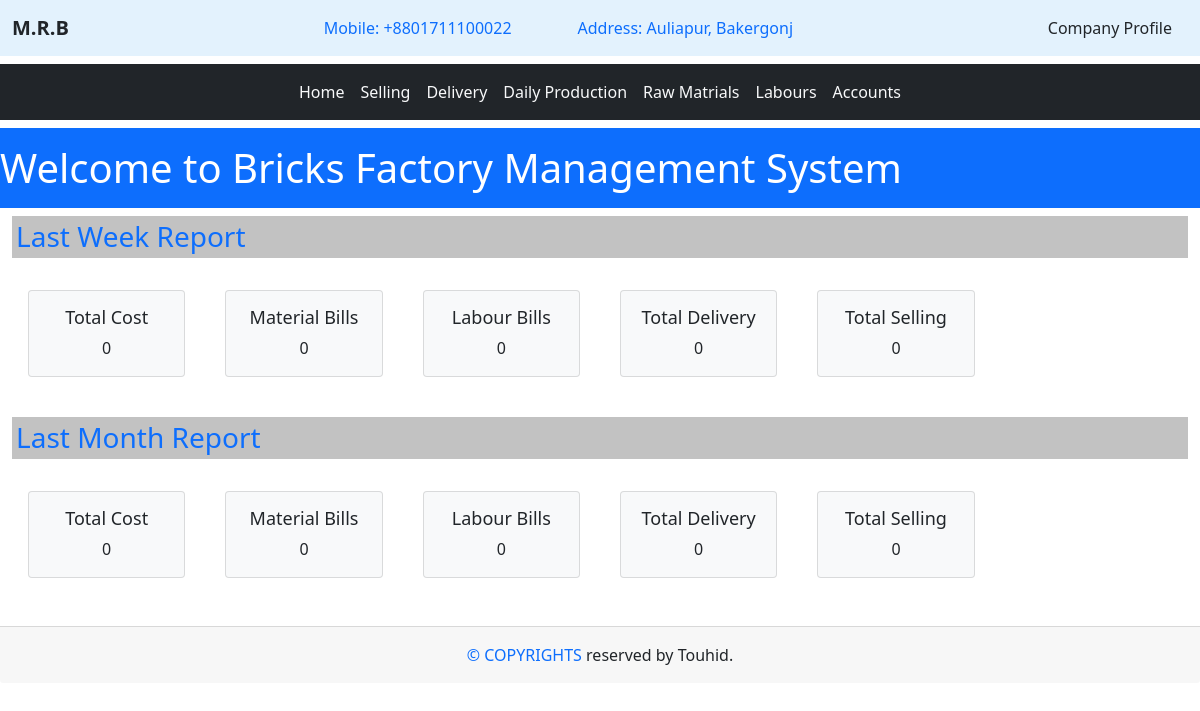
The app's page / (signed in) with its own data.
### home/models.py (models this page shows, shortened)
class Company(models.Model):
    cname = models.TextField(max_length=20)
    cmobile = models.TextField(max_length=14)
    caddress = models.TextField(max_length=100)

### home/views.py (the view)
# urls.py: 2. Add a URL to urlpatterns:  path('', views.home, name='home')
@login_required
def home(request):
    cprofile = get_object_or_404(Company, id=1)
    last_month_report = get_last_month_data()
    total_sales_last_month = last_month_report['total_sales_last_month']
    total_delivery_last_month = last_month_report['total_delivery_last_month']
    total_labour_bill_last_month = last_month_report['total_labour_bill_last_month']
    total_material_bill_last_month = last_month_report['total_material_bill_last_month']
    last_month_cost = last_month_report['last_month_cost']
    last_week_report = last_week_data()
    last_week_sell = last_week_report['selling_amount']
    last_week_delivery = last_week_report['delivered']
    last_week_labour_bill = last_week_report['labour_bill_amount']
    last_week_material_bill = last_week_report['materials_amount']
    last_week_cost = last_week_report['last_week_cost']
    data = {
        'profile': cprofile,
        'total_sales_last_month': total_sales_last_month,
        'total_delivery_last_month': total_delivery_last_month,
        'total_labour_bill_last_month': total_labour_bill_last_month,
        'total_material_bill_last_month': total_material_bill_last_month,
        'last_month_cost': last_month_cost,
        'last_week_sell': last_week_sell,
        'last_week_delivery': last_week_delivery,
        'last_week_labour_bill': last_week_labour_bill,
        'last_week_material_bill': last_week_material_bill,
        'last_week_cost': last_week_cost,
    }
    return render(request, 'home/home.html', data)

### Templates/home/home.html (shortened to what this page needs)
{% extends "base.html" %}
{% block content %}
<div class="bg-primary mt-2">
    <marquee><h1 class="text-white pt-3 pb-3">Welcome to Bricks Factory Management System</h1></marquee>
</div>
<div class="container-fluid">
    <h3 class="mt-2 bg-gray"><p class="p-1 text-primary">Last Week Report</p></h3>
    <div class="text-center">
        <div class="row g-2">
            <div class="col-2">
                <div class="p-3">
                    <div class="card bg-light mb-3" style="max-width: 18rem;">
                        <a href="" class="text-decoration-none">
                            <div class="card-body text-dark">
                                <h5 class="card-title">Total Cost</h5>
                                <p class="card-text">{{last_week_cost}}</p>
                            </div>
                        </a>
                    </div>
                </div>
            </div>
            <div class="col-2">
                <div class="p-3">
                    <div class="card bg-light mb-3" style="max-width: 18rem;">
                        <a href="" class="text-decoration-none">
                        <div class="card-body text-dark">
                            <h5 class="card-title">Material Bills</h5>
                            <p class="card-text">{{ last_week_material_bill }}</p>
                        </div>
                        </a>
                    </div>
                </div>
            </div>
            <div class="col-2">
                <div class="p-3">
                    <div class="card bg-light mb-3" style="max-width: 18rem;">
                        <a href="" class="text-decoration-none">
                            <div class="card-body text-dark">
                                <h5 class="card-title">Labour Bills</h5>
                                <p class="card-text">{{last_week_labour_bill}}</p>
                            </div>
                        </a>
                    </div>
                </div>
            </div>
            <div class="col-2">
                <div class="p-3">
                    <div class="card bg-light mb-3" style="max-width: 18rem;">
                        <a href="" class="text-decoration-none">
                            <div class="card-body text-dark">
                                <h5 class="card-title">Total Delivery</h5>
                                <p class="card-text">{{last_week_delivery}}</p>
                            </div>
                        </a>
                    </div>
                </div>
            </div>
            <div class="col-2">
                <div class="p-3">
                    <div class="card bg-light mb-3" style="max-width: 18rem;">
                        <a href="" class="text-decoration-none">
                            <div class="card-body text-dark">
                                <h5 class="card-title">Total Selling</h5>
                                <p class="card-text">{{last_week_sell}}</p>
                            </div>
                        </a>
                    </div>
                </div>
            </div>
        </div>
    </div>
    <h3 class="mt-2 bg-gray"><p class="p-1 text-primary">Last Month Report</p></h3>
    <div class="text-center">
        <div class="row g-2">
            <div class="col-2">
                <div class="p-3">
                    <div class="card bg-light mb-3" style="max-width: 18rem;">
                        <a href="" class="text-decoration-none">
                            <div class="card-body text-dark">
                                <h5 class="card-title">Total Cost</h5>
                                <p class="card-text">{{last_month_cost}}</p>
                            </div>
                        </a>
                    </div>
                </div>
            </div>
            <div class="col-2">
                <div class="p-3">
                    <div class="card bg-light mb-3" style="max-width: 18rem;">
                        <a href="" class="text-decoration-none">
                        <div class="card-body text-dark">
                            <h5 class="card-title">Material Bills</h5>
                            <p class="card-text">{{ total_material_bill_last_month }}</p>
                        </div>
                        </a>
                    </div>
                </div>
            </div>
            <div class="col-2">
                <div class="p-3">
                    <div class="card bg-light mb-3" style="max-width: 18rem;">
                        <a href="" class="text-decoration-none">
                            <div class="card-body text-dark">
                                <h5 class="card-title">Labour Bills</h5>
                                <p class="card-text">{{total_labour_bill_last_month}}</p>
                            </div>
                        </a>
                    </div>
                </div>
            </div>
            <div class="col-2">
                <div class="p-3">
                    <div class="card bg-light mb-3" style="max-width: 18rem;">
                        <a href="" class="text-decoration-none">
                            <div class="card-body text-dark">
                                <h5 class="card-title">Total Delivery</h5>
                                <p class="card-text">{{total_delivery_last_month}}</p>
                            </div>
                        </a>
                    </div>
                </div>
            </div>
            <div class="col-2">
                <div class="p-3">
                    <div class="card bg-light mb-3" style="max-width: 18rem;">
                        <a href="" class="text-decoration-none">
                            <div class="card-body text-dark">
                                <h5 class="card-title">Total Selling</h5>
                                <p class="card-text">{{total_sales_last_month}}</p>
                            </div>
                        </a>
                    </div>
                </div>
            </div>
        </div>
    </div>
</div>
{% endblock content %}

### Templates/base.html (shortened to what this page needs)
<!DOCTYPE html>
{% load static %}
<html lang="en">
<head>
    <link rel="stylesheet" href="{% static 'bootstrap/css/bootstrap.min.css' %}">
</head>
<body>
    <header>
        <nav class="navbar navbar-expand-lg" style="background-color: #e3f2fd;">
            <div class="container-fluid">
                <a class="navbar-brand text-dark" href="{% url "home" %}"><b>{{ profile.cname }}</b></a>
                <div class="collapse navbar-collapse" id="navbarSupportedContent">
                    <ul class="navbar-nav m-auto mb-2 mb-lg-0">
                        <li class="nav-item">
                            <a class="nav-link" aria-current="page" href="#">Mobile: {{ profile.cmobile }}</a>
                        </li>
                        <li class="nav-item" style="margin-left: 50px;">
                            <a class="nav-link" aria-current="page" href="#">Address: {{ profile.caddress }}</a>
                        </li>
                    </ul>
                    <div class="d-flex" role="search">
                        <a href="{% url 'company' %}" class="nav-link text-dark">Company Profile</a>
                    </div>
                </div>
            </div>
        </nav>
    </header>
    <div class="mt-2">
        <nav class="navbar navbar-expand-lg bg-dark">
            <div class="container-fluid">
                <div class="collapse navbar-collapse" id="navbarSupportedContent">
                    <ul class="navbar-nav m-auto mb-2 mb-lg-0">
                        <li class="nav-item">
                            <a class="nav-link active text-light" aria-current="page" href="{% url 'home' %}">Home</a>
                        </li>
                        <li class="nav-item">
                            <a class="nav-link active text-light" aria-current="page" href="{% url 'selling' %}">Selling</a>
                        </li>
                        <li class="nav-item">
                            <a class="nav-link active text-light" aria-current="page" href="{% url 'delivery' %}">Delivery</a>
                        </li>
                        <li class="nav-item">
                            <a class="nav-link active text-light" aria-current="page" href="{% url 'production' %}">Daily Production</a>
                        </li>
                        <li class="nav-item">
                            <a class="nav-link active text-light" aria-current="page" href="{% url 'raw_materials' %}">Raw Matrials</a>
                        </li>
                        <li class="nav-item">
                            <a class="nav-link active text-light" aria-current="page" href="{% url 'labours' %}">Labours</a>
                        </li>
                        <li class="nav-item">
                            <a class="nav-link active text-light" aria-current="page" href="{% url 'accounts' %}">Accounts</a>
                        </li>
                    </ul>
                </div>
            </div>
        </nav>
    </div>
    {% block content %}
    {% endblock content %}
    <footer>
        <div class="card-footer text-center p-3 mt-3">
            <span class="text-primary"><span>&#169</span> COPYRIGHTS</span> reserved by Touhid.
        </div>
    </footer>
</body>
</html>

### Templates/home/home.html (style rules this page uses)
h5 { font-size: 18px; }
.bg-gray { background-color: rgb(194, 194, 194); }

### records on screen
Company: cname "M.R.B", cmobile "+8801711100022", caddress "Auliapur, Bakergonj"

### other values on screen
{{ last_week_cost }} "0"
{{ last_week_material_bill }} "0"
{{ last_week_labour_bill }} "0"
{{ last_week_delivery }} "0"
{{ last_week_sell }} "0"
{{ last_month_cost }} "0"
{{ total_material_bill_last_month }} "0"
{{ total_labour_bill_last_month }} "0"
{{ total_delivery_last_month }} "0"
{{ total_sales_last_month }} "0"
